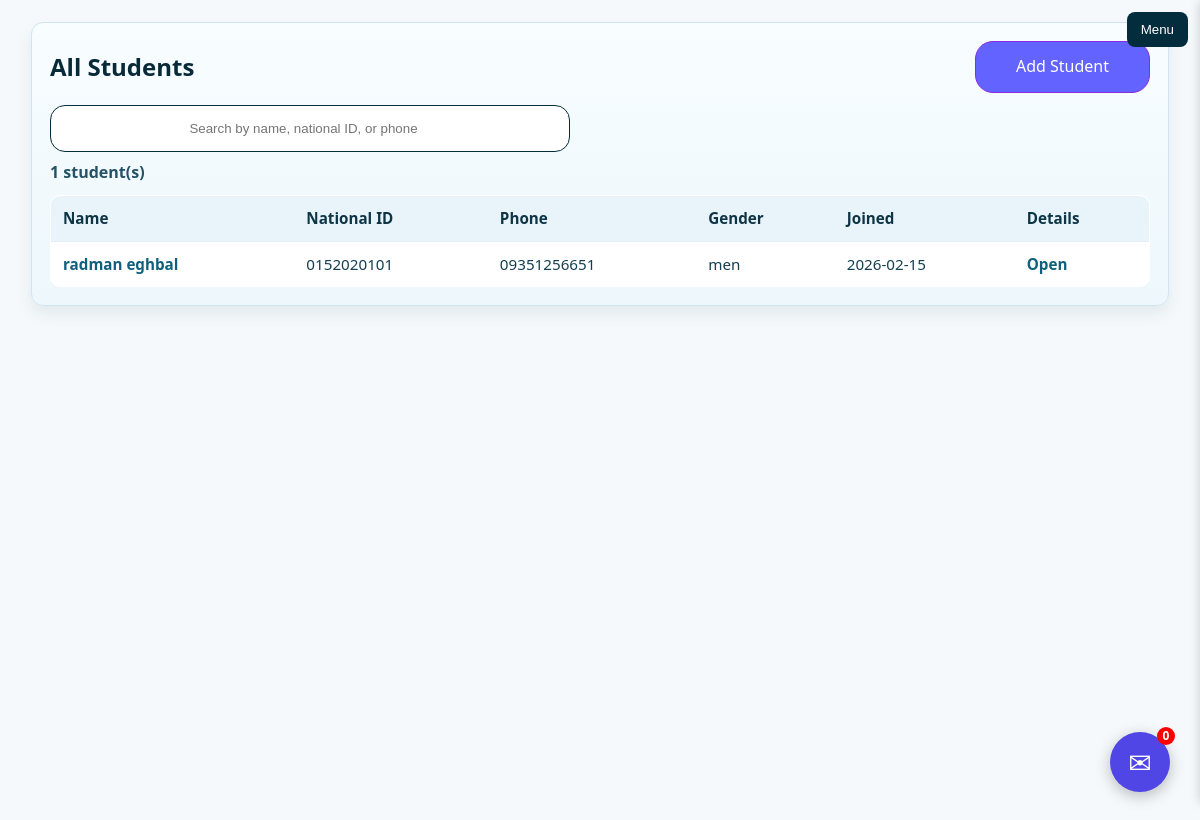
/users/all_students/ (signed in), run on the app's committed database.
### user/models.py (models this page shows, shortened)
class User(AbstractBaseUser, PermissionsMixin):
    ROLE_CHOICES = [
        ('admin', 'Admin'),
        ('teacher', 'Teacher'),
        ('student', 'Student'),
        ('parent', 'Parent'),
        ('staff', 'Staff'),
    ]
    full_name = models.CharField(max_length=255)
    national_id = models.CharField(max_length=10, unique=True)
    phone = models.CharField(max_length=20 , null=True , blank=True)
    home_address = models.CharField(max_length=255 , null=True , blank=True)
    home_phone = models.CharField(max_length=20 , null=True , blank=True)
    date_born = models.DateField(null=True , blank=True)
    gender = models.CharField(max_length=10, choices=[('man','Male'),('woman','Female')])
    role = models.CharField(max_length=20, choices=ROLE_CHOICES)
    is_active = models.BooleanField(default=True)
    is_staff = models.BooleanField(default=False)
    is_superuser = models.BooleanField(default=False)
    date_joined = models.DateTimeField(auto_now_add=True)
    USERNAME_FIELD = 'national_id'
    REQUIRED_FIELDS = ['full_name' , 'gender' , 'role']
    objects = UserManager()
    @property
    def is_student(self): return self.role == 'student'
    @property
    def is_teacher(self): return self.role == 'teacher'
    @property
    def is_admin(self): return self.role == 'admin'

### user/views.py (the view, shortened to what this page needs)
# urls.py: path('all_students/' , views.all_students , name='all_students'),
def all_students(request):
    if not request.user.is_authenticated:
        messages.error(request , 'you have to login first')
        return redirect('user:login')
    if not request.user.is_teacher and not request.user.is_admin and not request.user.is_superuser:
        messages.error(request , 'you do not have premisions for this action')
        return redirect('core:home')
    q = request.GET.get('q', '').strip()
    students = User.objects.filter(role='student')
    students = students.order_by('full_name')
    return render(request , 'all_students.html' , {'students':students, 'q': q})

### students/templates/all_students.html (shortened to what this page needs)
{% extends 'base.html' %} {% block content %}
<section class="students-page">
  <div class="students-toolbar">
    <h1>All Students</h1>
    <a class="df-btn add-student-btn" href="{% url 'user:add_user' %}"
      >Add Student</a
    >
  </div>
  <form class="students-search-form" method="get">
    <input
      id="studentSearch"
      class="df-input students-search"
      type="search"
      name="q"
      value="{{ q }}"
      placeholder="Search by name, national ID, or phone"
      autocomplete="off"
    />
  </form>
  <div class="students-count">
    <span id="visibleStudents">{{ students|length }}</span> student(s)
  </div>
  <div class="students-table-wrap">
    <table class="students-table">
      <thead>
        <tr>
          <th>Name</th>
          <th>National ID</th>
          <th>Phone</th>
          <th>Gender</th>
          <th>Joined</th>
          <th>Details</th>
        </tr>
      </thead>
      <tbody id="studentsTableBody">
        {% for student in students %}
        <tr
          class="student-row"
          data-href="{% url 'user:user_detail' student.pk %}"
          data-search="{{ student.full_name|lower }} {{ student.national_id|lower }} {{ student.phone|default:''|lower }} {{ student.home_phone|default:''|lower }}"
        >
          <td>
            <a
              class="student-name-link"
              href="{% url 'user:user_detail' student.pk %}"
              >{{ student.full_name }}</a
            >
          </td>
          <td>{{ student.national_id }}</td>
          <td>{{ student.phone|default:"-" }}</td>
          <td>{{ student.gender|default:"-" }}</td>
          <td>{{ student.date_joined|date:"Y-m-d" }}</td>
          <td>
            <a
              class="student-detail-link"
              href="{% url 'user:user_detail' student.pk %}"
              >Open</a
            >
          </td>
        </tr>
        {% empty %}
        <tr>
          <td colspan="6" class="students-empty">No students found.</td>
        </tr>
        {% endfor %}
      </tbody>
    </table>
  </div>
</section>
{% endblock %}

### static/style.css (style rules this page uses)
html { font-family: 'Segoe UI', Tahoma, Geneva, Verdana, sans-serif; }
body { margin: 0; background: #f5f9fb; color: #0f2f3d; line-height: 1.6; }
html, body { margin: 0; padding: 0; height: 100%; width: 100%; }
.df-input { padding: 15px 0px; width: 85%; border-radius: 15px; border:solid 1px #032d3c; transition: all 0.7s ease; text-align: center; }
.df-input::placeholder { text-align: center; }
.df-btn { padding: 12px 40px; border-radius: 18px; border:solid 1px blueviolet; background-color: rgb(99, 99, 255); color: #fff; transition: all 0.6s ease; }
.students-page , classroom-page { width: min(1100px, 96%); margin: 22px auto; padding: 18px; border-radius: 12px; border: 1px solid #cfe5ef; background: linear-gradient(180deg, #f8fdff 0%, #edf7fc 100%); box-shadow: 0 8px 16px rgb(3 45 60 / 8%); }
.students-toolbar , .classroom-toolbar { display: flex; align-items: center; justify-content: space-between; gap: 10px; flex-wrap: wrap; margin-bottom: 12px; }
.students-toolbar h1 , .classroom-toolbar h1 { margin: 0; color: #082a38; font-size: clamp(1.2rem, 2vw, 1.7rem); }
.add-student-btn , .add-classroom-btn { text-decoration: none; display: inline-block; }
.students-search-form , .classroom-search-form { margin-bottom: 8px; }
.students-search , .classroom-search { width: 100%; max-width: 520px; }
.students-count , .classroom-count { color: #245365; font-weight: 600; margin-bottom: 10px; }
.students-table-wrap , .classroom-table-wrap { overflow-x: auto; }
.students-table , .classroom-table { width: 100%; border-collapse: collapse; background-color: #ffffff; border: 1px solid #d4e6ef; border-radius: 10px; overflow: hidden; }
.students-table th, .students-table td , .classroom-table th, .classroom-table td { text-align: left; padding: 10px 12px; border-bottom: 1px solid #e3eff5; font-size: 0.95rem; color: #153f50; }
.students-table th , .classroom-table th { background-color: #e8f4fa; color: #0e3445; font-weight: 700; }
.student-row , .classroom-row { cursor: pointer; }
.student-name-link, .student-detail-link , .classroom-detail-link , .classroom-name-link { color: #0f5f7d; text-decoration: none; font-weight: 600; }

### data on the page
User: full_name "radman eghbal", national_id "0152020101", phone "09351256651", gender "men", date_joined "2026-02-15"

### other printed values
{{ students|length }} "1"
